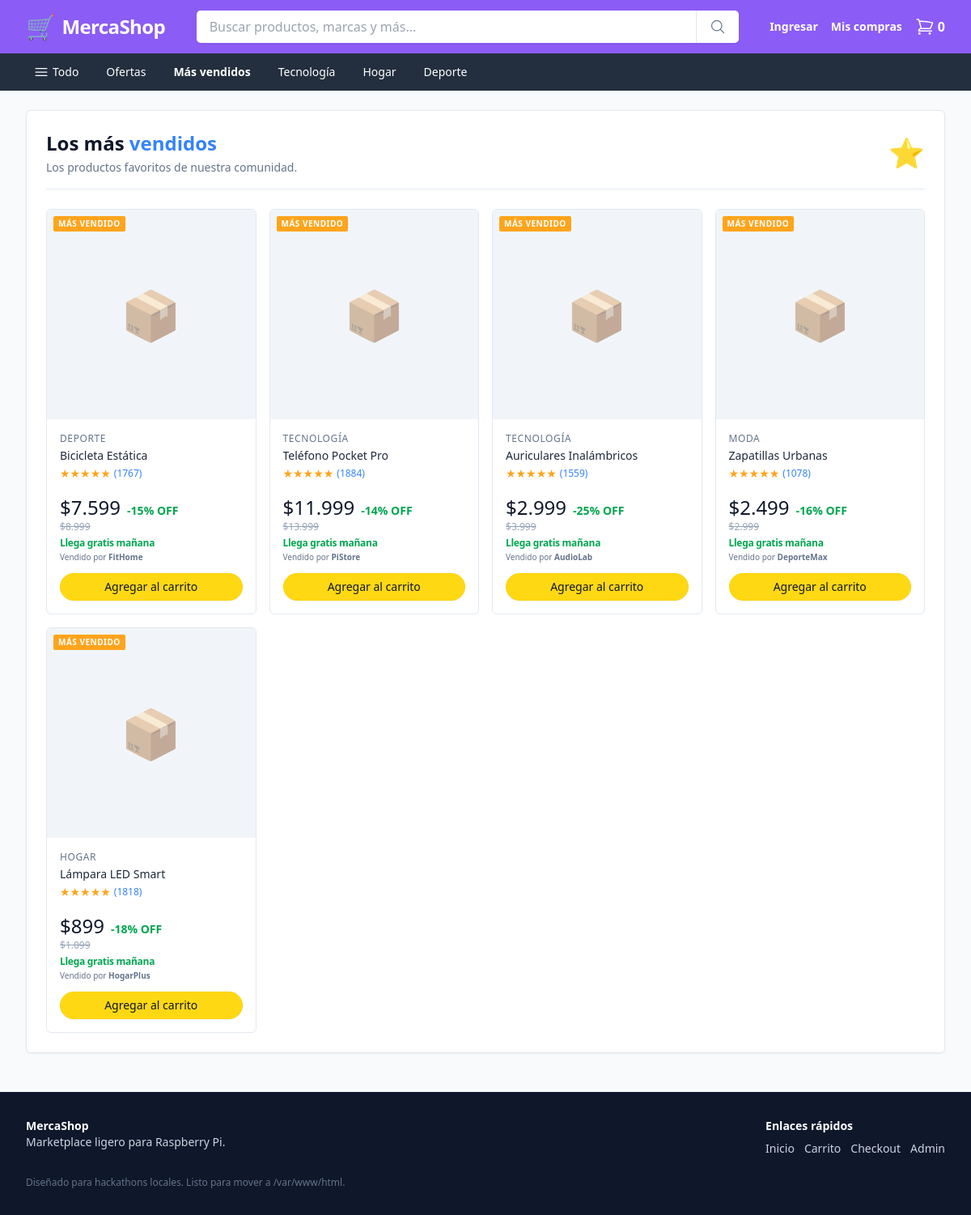
/top_ventas.php, run on the app's committed database.
### tables this page shows
CREATE TABLE IF NOT EXISTS productos (
    id INT AUTO_INCREMENT PRIMARY KEY,
    categoria_id INT NOT NULL,
    nombre VARCHAR(200) NOT NULL,
    descripcion TEXT,
    precio DECIMAL(10,2) NOT NULL DEFAULT 0.00,
    precio_original DECIMAL(10,2) DEFAULT NULL,
    descuento INT NOT NULL DEFAULT 0,
    stock INT NOT NULL DEFAULT 0,
    vendedor VARCHAR(120) NOT NULL DEFAULT 'MercaShop',
    imagen VARCHAR(255) DEFAULT NULL,
    badge VARCHAR(50) DEFAULT NULL,
    creado_en TIMESTAMP DEFAULT CURRENT_TIMESTAMP,
    FOREIGN KEY (categoria_id) REFERENCES categorias(id) ON DELETE RESTRICT ON UPDATE CASCADE
);

CREATE TABLE IF NOT EXISTS categorias (
    id INT AUTO_INCREMENT PRIMARY KEY,
    nombre VARCHAR(80) NOT NULL,
    slug VARCHAR(80) NOT NULL UNIQUE,
    creado_en TIMESTAMP DEFAULT CURRENT_TIMESTAMP
);

### top_ventas.php (the view, shortened to what this page needs)
<?php
require_once 'config.php';
$stmt = $pdo->query("SELECT p.*, c.nombre as categoria_nombre FROM productos p LEFT JOIN categorias c ON p.categoria_id = c.id ORDER BY p.stock ASC LIMIT 20");
$productos = $stmt->fetchAll();
require_once 'includes/header.php';
?>
<div class="space-y-6 bg-white p-6 rounded-md shadow-sm border border-slate-200 mb-6">
  <div class="border-b border-slate-200 pb-4 mb-4 flex items-center justify-between">
    <div>
      <h2 class="text-2xl font-bold text-slate-900">
        Los más <span class="text-[#3483fa]">vendidos</span>
      </h2>
      <p class="text-sm text-slate-500 mt-1">Los productos favoritos de nuestra comunidad.</p>
    </div>
    <div class="hidden sm:block text-4xl">⭐</div>
  </div>
  <?php if (count($productos) > 0): ?>
    <section class="grid gap-4 grid-cols-1 sm:grid-cols-2 lg:grid-cols-4 xl:grid-cols-5">
      <?php foreach ($productos as $product): ?>
        <article class="group bg-white rounded-md border border-slate-200 hover:shadow-lg transition-shadow overflow-hidden flex flex-col relative">
          <a href="product.php?id=<?= intval($product['id']) ?>" class="block aspect-square bg-slate-100 relative">
            <div class="absolute inset-0 flex items-center justify-center text-6xl opacity-50">📦</div>
            <span class="absolute top-2 left-2 bg-[#ffa41c] text-white text-[10px] font-bold px-1.5 py-0.5 rounded-sm uppercase tracking-wider">Más vendido</span>
          </a>
          <div class="p-4 flex flex-col flex-1 border-t border-slate-100">
            <div class="flex items-center gap-1 mb-1">
              <span class="text-xs text-slate-500 uppercase tracking-wider"><?= htmlspecialchars($product['categoria_nombre']) ?></span>
            </div>
            <a href="product.php?id=<?= intval($product['id']) ?>">
              <h2 class="text-sm font-normal text-slate-800 leading-tight line-clamp-2 hover:text-[#3483fa]"><?= htmlspecialchars($product['nombre']) ?></h2>
            </a>
            <div class="flex items-center mt-1 mb-2">
              <div class="flex text-[#ffa41c] text-sm">★★★★★</div>
              <span class="text-xs text-[#3483fa] ml-1">(<?= rand(500, 2000) ?>)</span>
            </div>
            <div class="mt-auto pt-2">
              <div class="flex items-baseline gap-2">
                <span class="text-2xl font-light text-slate-900">$<?= number_format($product['precio'], 0, ',', '.') ?></span>
                <?php if ($product['descuento']): ?>
                  <span class="text-sm text-[#00a650] font-semibold">-<?= $product['descuento'] ?>% OFF</span>
                <?php endif; ?>
              </div>
              <?php if ($product['precio_original'] && $product['precio_original'] > $product['precio']): ?>
                <p class="text-xs text-slate-400 line-through">$<?= number_format($product['precio_original'], 0, ',', '.') ?></p>
              <?php endif; ?>
              <p class="text-xs font-semibold text-[#00a650] mt-1 tracking-tight">Llega gratis mañana</p>
              <p class="text-[10px] text-slate-500 mt-0.5">Vendido por <b><?= htmlspecialchars($product['vendedor']) ?></b></p>
              <form method="POST" class="mt-3">
                <button type="submit" class="w-full rounded-full bg-[#ffd814] hover:bg-[#F7CA00] border border-[#FCD200] py-1.5 text-sm text-slate-900 shadow-sm transition-colors cursor-pointer">
                  Agregar al carrito
                </button>
              </form>
            </div>
          </div>
        </article>
      <?php endforeach; ?>
    </section>
  <?php else: ?>
    <div class="p-8 text-center text-slate-600">No hay productos destacados por el momento.</div>
  <?php endif; ?>
</div>
<?php require_once 'includes/footer.php'; ?>

### assets/style.css (style rules this page uses)
:root { color-scheme: light; font-family: Inter, system-ui, -apple-system, BlinkMacSystemFont, 'Segoe UI', sans-serif; font-size: 16px; line-height: 1.5; background: #f8fafc; color: #0f172a; }
* { box-sizing: border-box; }
body { margin: 0; min-height: 100vh; background: #f8fafc; }
a { color: #0f766e; text-decoration: none; }
button, input, select, textarea { font: inherit; }
header, main, footer, section, article { display: block; }
button { cursor: pointer; }
.bg-white { background: #ffffff; }
.bg-slate-50 { background: #f8fafc; }
.bg-slate-100 { background: #e2e8f0; }
.text-slate-900 { color: #0f172a; }
.text-white { color: #ffffff; }
.rounded-full { border-radius: 9999px; }
.shadow-sm { box-shadow: 0 1px 2px rgba(15, 23, 42, 0.05); }
.border { border: 1px solid #e2e8f0; }
.border-slate-200 { border-color: #e2e8f0; }
.p-4 { padding: 1rem; }
.p-6 { padding: 1.5rem; }
.w-full { width: 100%; }
.flex { display: flex; }
.items-center { align-items: center; }
.justify-between { justify-content: space-between; }
.gap-4 { gap: 1rem; }
.grid { display: grid; }
.hidden { display: none; }
@media (min-width: 640px) { .sm\:grid-cols-2 { grid-template-columns: repeat(2, minmax(0, 1fr)); } }

### includes/header.php (style rules this page uses)
body { min-height: 100vh; }

### data on the page
productos: categoria.nombre "DEPORTE", nombre "Bicicleta Estática", precio "7.599", descuento "15", precio_original "8.999", vendedor "FitHome"
productos: categoria.nombre "TECNOLOGÍA", nombre "Teléfono Pocket Pro", precio "11.999", descuento "14", precio_original "13.999", vendedor "PiStore"
productos: categoria.nombre "TECNOLOGÍA", nombre "Auriculares Inalámbricos", precio "2.999", descuento "25", precio_original "3.999", vendedor "AudioLab"
productos: categoria.nombre "MODA", nombre "Zapatillas Urbanas", precio "2.499", descuento "16", precio_original "2.999", vendedor "DeporteMax"
productos: categoria.nombre "HOGAR", nombre "Lámpara LED Smart", precio "899", descuento "18", precio_original "1.099", vendedor "HogarPlus"

### other printed values
$cartCount "0"
